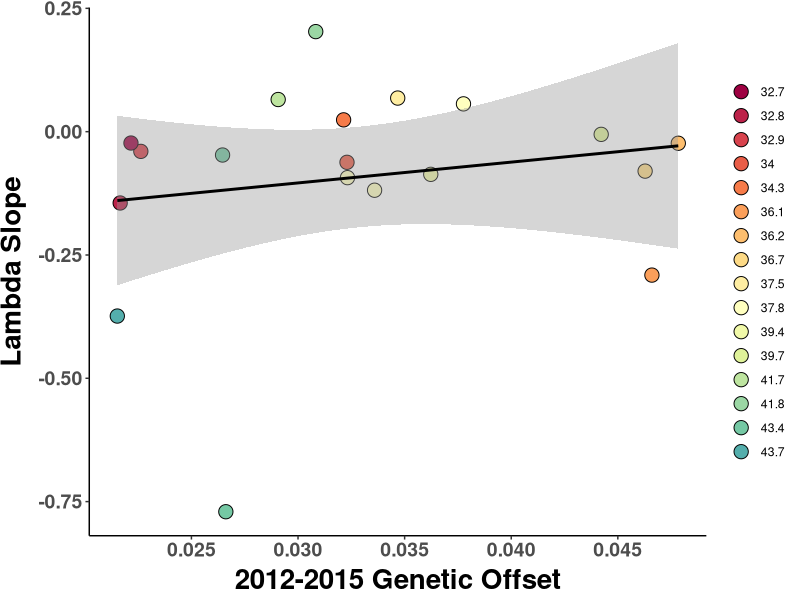
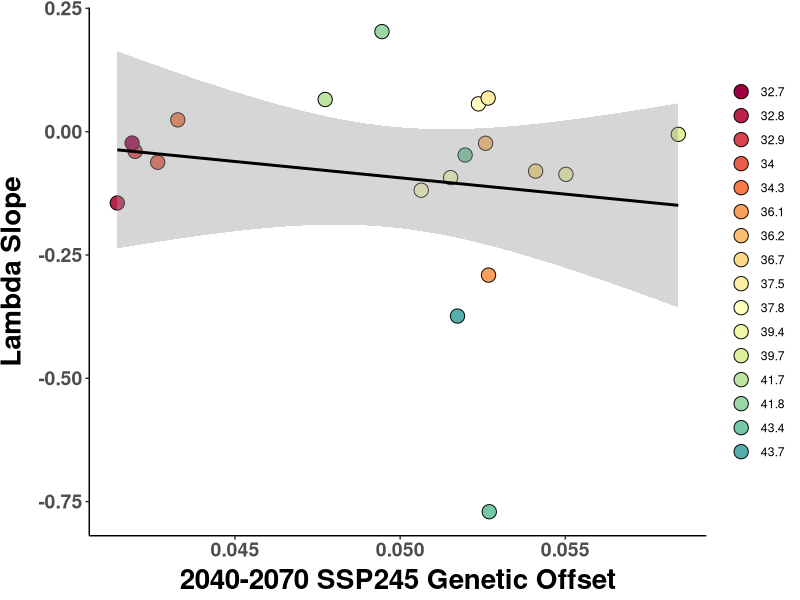
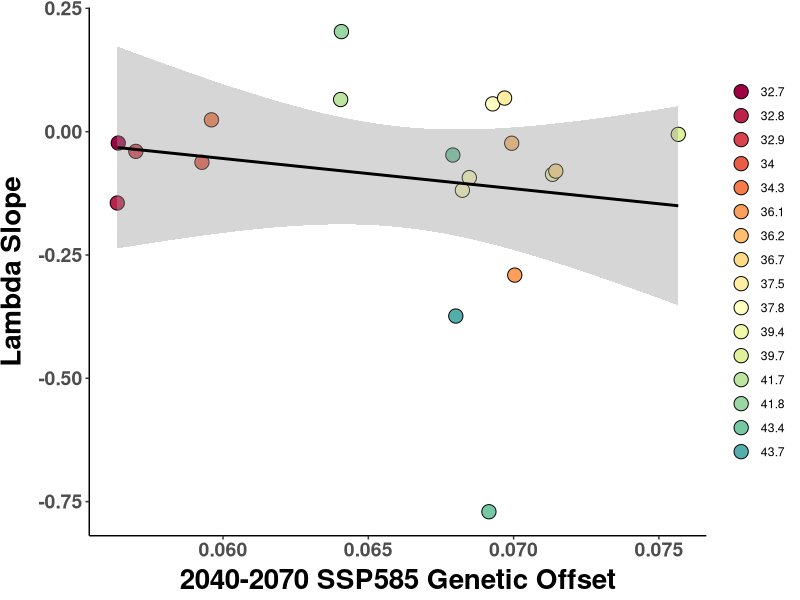
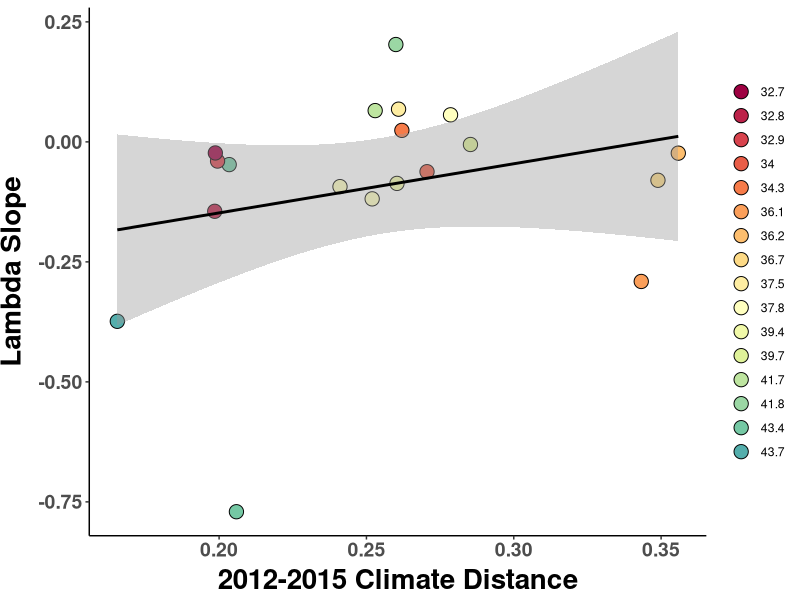
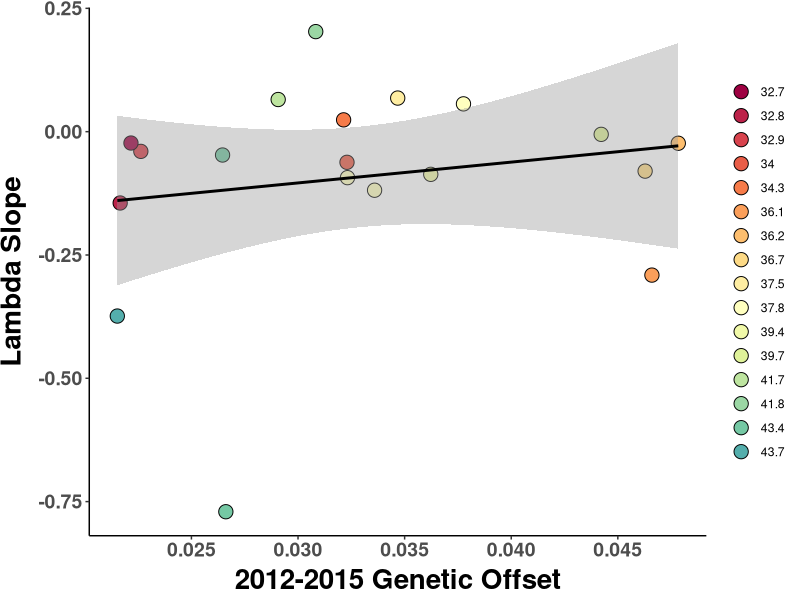
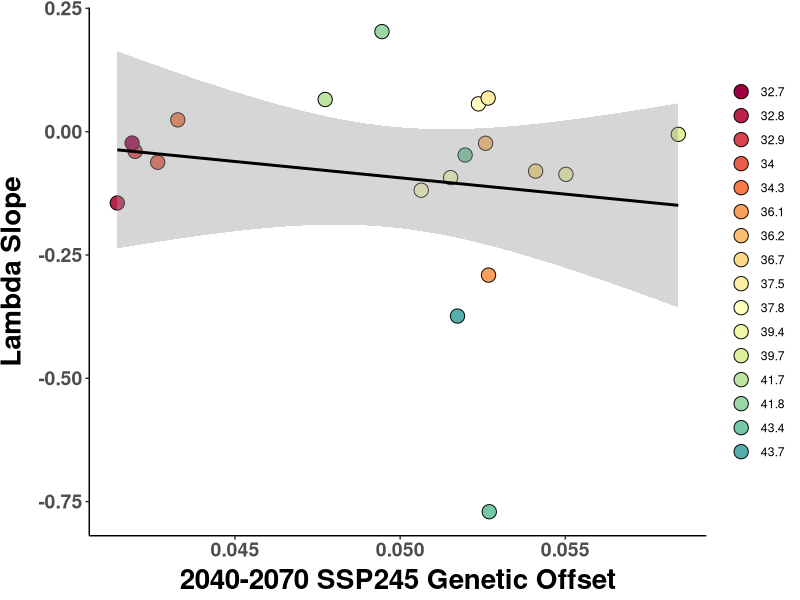
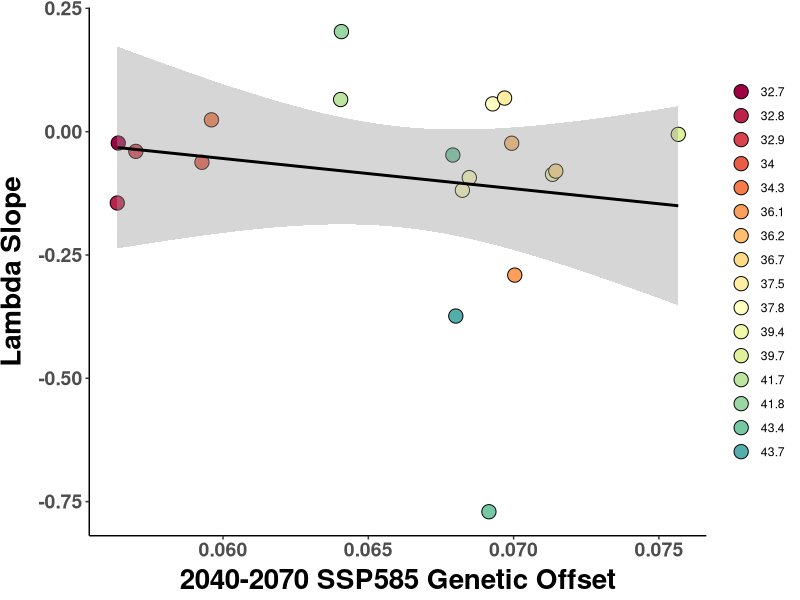
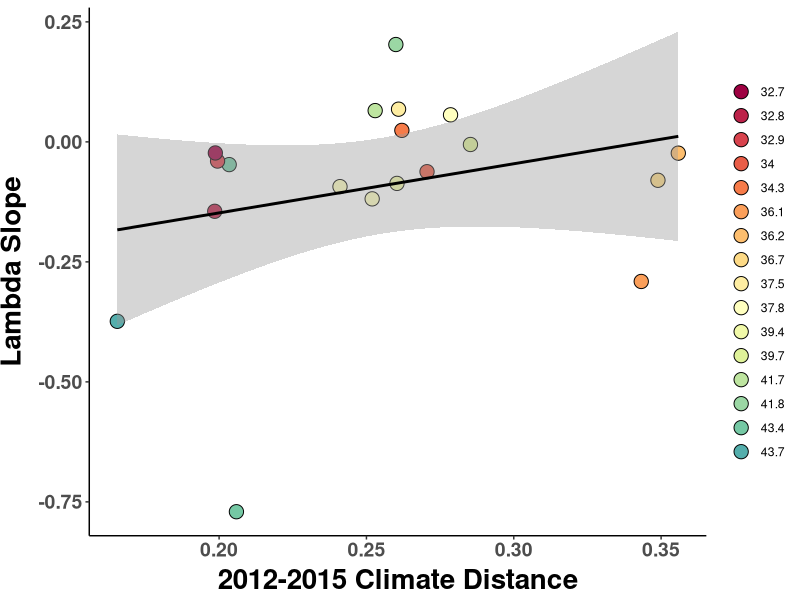

The R script that drew these images, in order:
##################################################################################
## Plot offset against lambda.slope
## Author Daniel Anstett
## 
## 
## Last Modified April 19, 2023
###################################################################################

#Library install and import
library(tidyverse) 
library(car)
library(ggrepel)
library(RColorBrewer)

#Import data
offset_pop <- read_csv("data/genomic_data/offset_pop_9var.csv")
#offset_pop <- offset_pop %>% filter(Demo_ID!=24)
offset_pop_10 <- offset_pop %>% filter(Paper_ID<13)

#stats
lm.1215 <- lm(lambda.slope~offset_1215,data=offset_pop)
lm.SSP245 <- lm(lambda.slope~offset_SSP245,data=offset_pop)
lm.SSP585 <- lm(lambda.slope~offset_SSP585,data=offset_pop)
lm.dist <- lm(lambda.slope~offset_climate,data=offset_pop)

lm.1215_10 <- lm(lambda.slope~offset_1215,data=offset_pop_10)
lm.SSP245_10 <- lm(lambda.slope~offset_SSP245,data=offset_pop_10)
lm.SSP585_10 <- lm(lambda.slope~offset_SSP585,data=offset_pop_10)
lm.dist_10 <- lm(lambda.slope~offset_climate,data=offset_pop_10)

summary(lm.1215)
summary(lm.SSP245)
summary(lm.SSP585)


Anova(lm.1215,type="III")
Anova(lm.SSP245,type="III")
Anova(lm.SSP585,type="III")
Anova(lm.dist,type="III")


Anova(lm.1215_10,type="III")
Anova(lm.SSP245_10,type="III")
Anova(lm.SSP585_10,type="III")
Anova(lm.dist_10,type="III")






###########################################################################################################

# N-S color gradient
lat_cols=colorRampPalette(brewer.pal(11,"Spectral"))
n.sites <- length(unique(offset_pop$Site))
color.list <- lat_cols(n.sites)


#2012-2015 offset plotted against lambda
ggplot(offset_pop, aes(x=offset_1215, y=lambda.slope)) + 
  geom_point(aes(fill=as.factor(round(Latitude, 1))),shape=21,size =4.5)+
  geom_smooth(method=lm,color="black")+
  scale_y_continuous(name="Lambda Slope")+
  scale_x_continuous(name="2012-2015 Genetic Offset",breaks=c(0.025,0.03,0.035,0.04,0.045))+
  scale_fill_manual(values=color.list) +
  theme_classic() + theme(
    axis.text.x = element_text(size=14, face="bold"),
    axis.text.y = element_text(size=14,face="bold"),
    axis.title.x = element_text(color="black", size=20, vjust = 0.5, face="bold"),
    axis.title.y = element_text(color="black", size=20,vjust = 2, face="bold",hjust=0.5),
    legend.title = element_blank())
ggsave("Graphs/lambda_gradient/1_offset_lambda_1215.pdf",width=8, height = 6, units = "in")


#SSP 245 offset plotted against lambda
ggplot(offset_pop, aes(x=offset_SSP245, y=lambda.slope)) + 
  geom_point(aes(fill=as.factor(round(Latitude, 1))),shape=21,size =4.5)+
  geom_smooth(method=lm,color="black")+
  scale_y_continuous(name="Lambda Slope")+
  scale_x_continuous(name="2040-2070 SSP245 Genetic Offset",breaks=c(0.04,0.045,0.05,0.055,0.06))+
  scale_fill_manual(values=color.list) +
  theme_classic() + theme(
    axis.text.x = element_text(size=14, face="bold"),
    axis.text.y = element_text(size=14,face="bold"),
    axis.title.x = element_text(color="black", size=20, vjust = 0.5, face="bold"),
    axis.title.y = element_text(color="black", size=20,vjust = 2, face="bold",hjust=0.5),
    legend.title = element_blank())
ggsave("Graphs/lambda_gradient/2_offset_lambda_ssp245.pdf",width=8, height = 6, units = "in")

#SSP 585 offset plotted against lambda
ggplot(offset_pop, aes(x=offset_SSP585, y=lambda.slope)) + 
  geom_point(aes(fill=as.factor(round(Latitude, 1))),shape=21,size =4.5)+
  geom_smooth(method=lm,color="black")+
  scale_y_continuous(name="Lambda Slope")+
  scale_x_continuous(name="2040-2070 SSP585 Genetic Offset",breaks=c(0.055,0.06,0.065,0.07,0.075))+
  scale_fill_manual(values=color.list) +
  theme_classic() + theme(
    axis.text.x = element_text(size=14, face="bold"),
    axis.text.y = element_text(size=14,face="bold"),
    axis.title.x = element_text(color="black", size=20, vjust = 0.5, face="bold"),
    axis.title.y = element_text(color="black", size=20,vjust = 2, face="bold",hjust=0.5),
    legend.title = element_blank())
ggsave("Graphs/lambda_gradient/3_offset_lambda_ssp585.pdf",width=8, height = 6, units = "in")




###########################

#climate distance plotted against lambda
ggplot(offset_pop, aes(x=offset_climate, y=lambda.slope)) + 
  geom_point(aes(fill=as.factor(round(Latitude, 1))),shape=21,size =4.5)+
  geom_smooth(method=lm,color="black")+
  scale_y_continuous(name="Lambda Slope")+
  scale_x_continuous(name="2012-2015 Climate Distance")+
  scale_fill_manual(values=color.list) +
  theme_classic() + theme(
    axis.text.x = element_text(size=14, face="bold"),
    axis.text.y = element_text(size=14,face="bold"),
    axis.title.x = element_text(color="black", size=20, vjust = 0.5, face="bold"),
    axis.title.y = element_text(color="black", size=20,vjust = 2, face="bold",hjust=0.5),
    legend.title = element_blank())
ggsave("Graphs/lambda_gradient/4_distance_lambda.pdf",width=8, height = 6, units = "in")





##################################################################################################################






